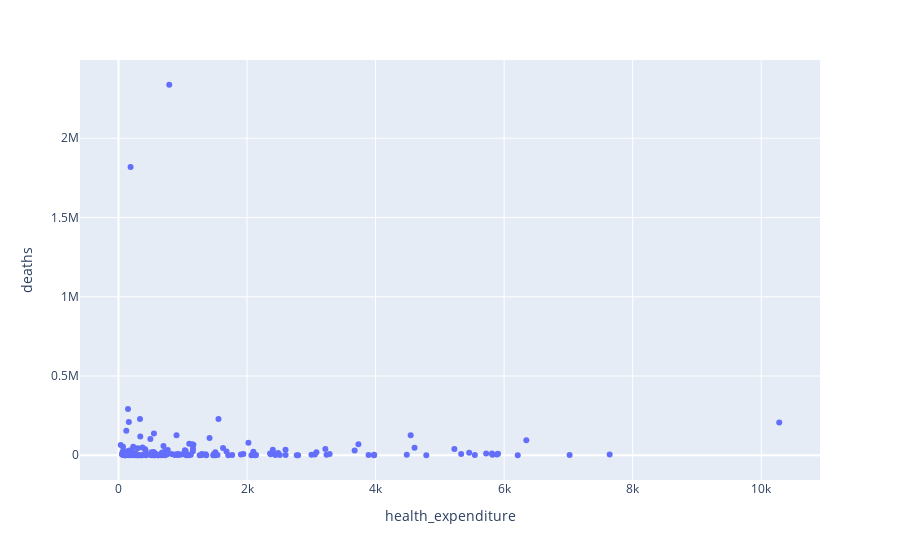

Write notebook code for a chart like this one.
### Code cell
fig = px.scatter(final_merged_cleaned, x='health_expenditure', y='deaths', hover_data=['Country Code'])
fig.show()

### Figure 1 — Plotly figure (JSON) as saved in the notebook; plotly's stock layout.template omitted (floating-point values rounded to 4 significant figures; data arrays with more than 128 entries replaced by an {"elided": "..."} marker saying what was removed)
{"data": [{"customdata": {"elided": "176x1 str values"}, "hovertemplate": "health_expenditure=%{x}<br>deaths=%{y}<br>Country Code=%{customdata[0]}<extra></extra>", "legendgroup": "", "marker": {"color": "#636efa", "symbol": "circle"}, "mode": "markers", "name": "", "orientation": "v", "showlegend": false, "type": "scatter", "x": {"elided": "176 float values"}, "xaxis": "x", "y": {"elided": "176 float values"}, "yaxis": "y"}], "layout": {"legend": {"tracegroupgap": 0}, "margin": {"t": 60}, "xaxis": {"anchor": "y", "domain": [0, 1], "title": {"text": "health_expenditure"}}, "yaxis": {"anchor": "x", "domain": [0, 1], "title": {"text": "deaths"}}}}
